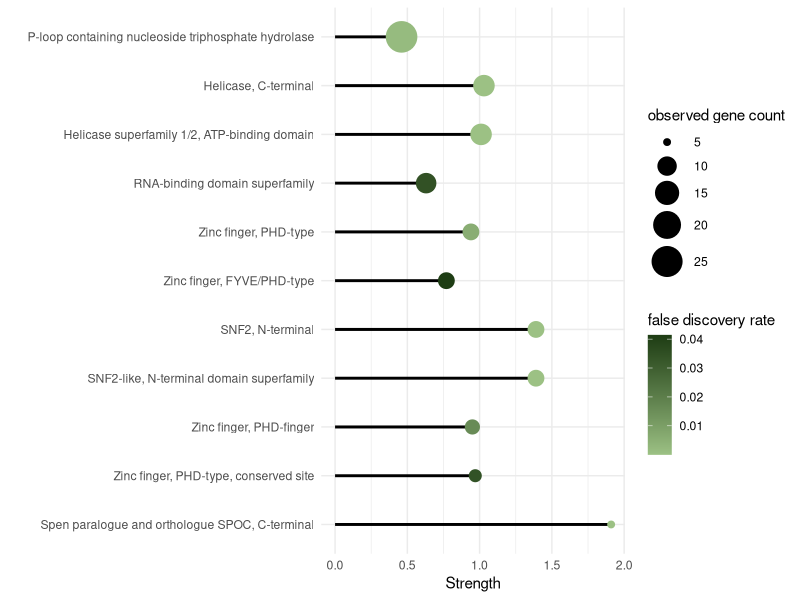
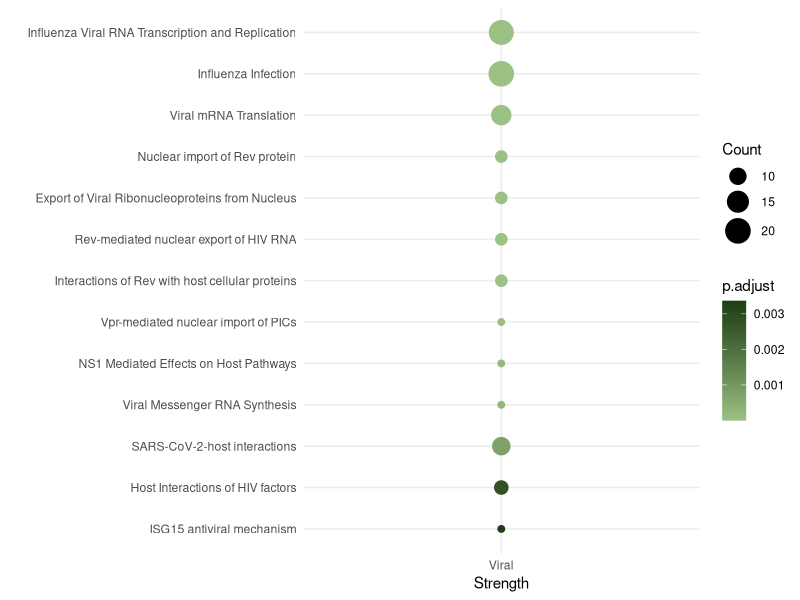
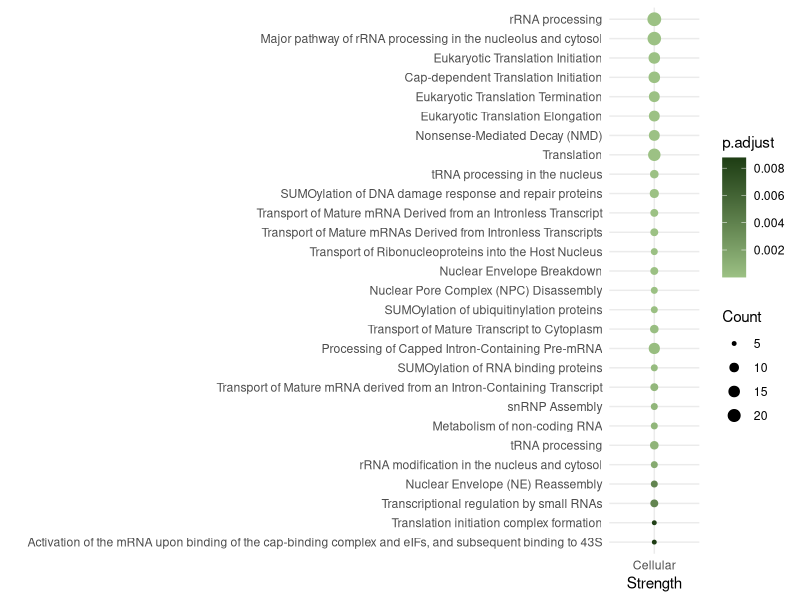
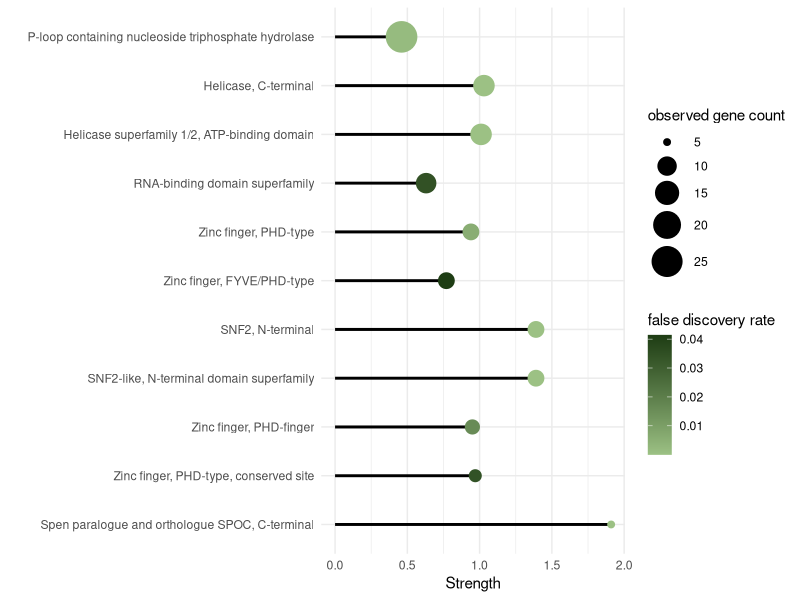
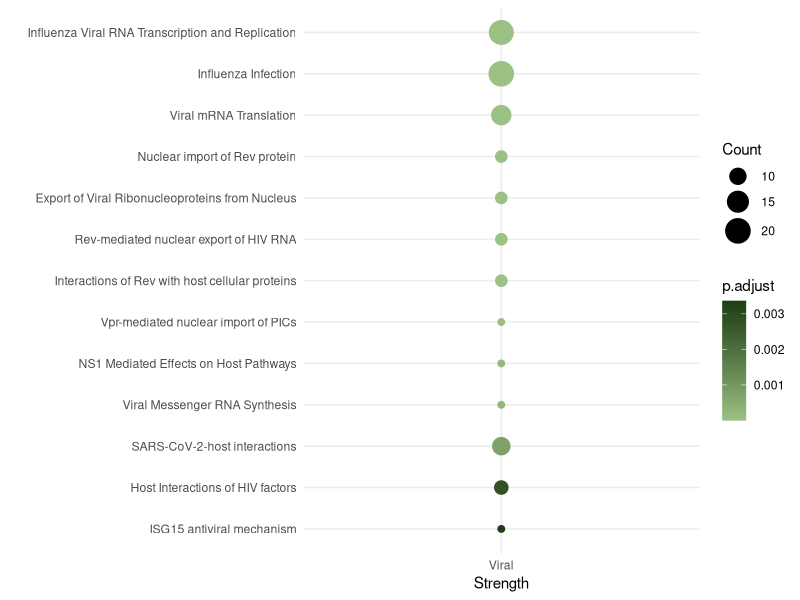
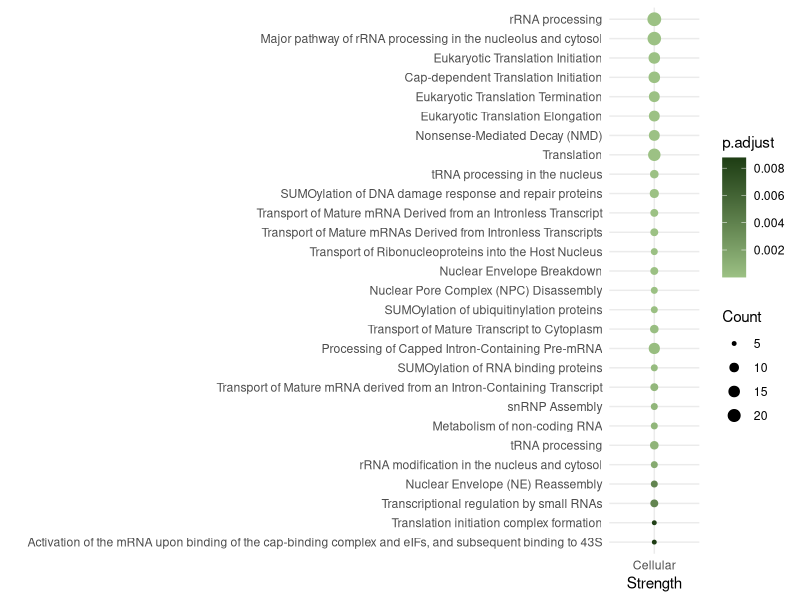

Reproduce these figures in R, in order.
# Load in packages
library(data.table)
library(dplyr)
library(readxl)
library(ggplot2)

# Title: VIRCLASP_Functional_Enrichment_Analyses.R
# Author: Andrea Ascura
# Last Update: 18 November 2025

# Description: Create custom plots using output from various function enrichment analyses (InterPro Features, Reactome)

## InterPro Features Enrchment
# 1 - Load in InterPro enrichment data output from STRING database (https://string-db.org/)
# STRING database was queried using CedV RBPs from VIRCLASP list (log2FC > 0) consisting of 203 proteins
interpro <- fread('./VIRCLASP_Proteomics/reference_datasets/CedV_STRING_InterPro_ProteinDomains.tsv') %>%
  dplyr::arrange(desc(`observed gene count`)) %>%
  dplyr::slice_head(n = 11)

# 2 - Convert FDR column to numeric class
interpro$`false discovery rate` <- as.numeric(as.character(interpro$`false discovery rate`))

# 3 - Plot InterPro enrichment data on a lollipop plot
interpro_plt <- ggplot(interpro, aes(x = reorder(`term description`, `observed gene count`), y = `strength`)) +
  geom_segment(aes(x = reorder(`term description`, `observed gene count`),
                   y = 0, yend = `strength`),
               color = "black", lwd = 1) +
  geom_point(aes(size = `observed gene count`, colour = `false discovery rate`)) +
  scale_size(range = c(2,10)) +
  scale_color_gradient(low = "#9CC184FF", high = "#1E3D14FF") +
  xlab('') +
  ylab("Strength") +
  coord_flip() +
  theme_minimal()
interpro_plt

# 4 - Export plot and specify dimensions
ggsave(
  filename = './VIRCLASP_Proteomics/plot_outputs/CedV_InterPro_Enrichment.pdf',
  plot = interpro_plt,
  width = 7,
  height = 5,
  dpi = 300
)

## Reactome Pathway Enrichment
# 1 - Load in Reactome pathway enrichment data output from STRING database (https://string-db.org/)
reactome <- read_xlsx('./VIRCLASP_Proteomics/reference_datasets/CedV_VIRCLASP_ReactomePA_Summary.xlsx')

# 2 - Convert FDR column to numeric class
reactome$p.adjust <- as.numeric(as.character(reactome$p.adjust))

# 3 - Separate viral- and cellular-related pathways for graphing in separate plots
reactome_viral <- reactome %>% 
  dplyr::filter(Category == 'Viral')
reactome_cellular <- reactome %>% 
  dplyr::filter(Category == 'Cellular')

# 4 - Plot InterPro enrichment data on a lollipop plot for both cellular and viral processes
reactome_plt_viral <- ggplot(reactome_viral, aes(x = reorder(Description, -p.adjust), y = Category)) +
  geom_point(aes(size = Count, colour = p.adjust)) +
  scale_size(range = c(2,8)) +
  scale_color_gradient(low = "#9CC184FF", high = "#1E3D14FF") +
  xlab('') +
  ylab("Strength") +
  coord_flip() +
  theme_minimal()
reactome_plt_viral

reactome_plt_cellular <- ggplot(reactome_cellular, aes(x = reorder(Description, -p.adjust), y = Category)) +
  geom_point(aes(size = Count, colour = p.adjust)) +
  scale_size(range = c(1,4)) +
  scale_color_gradient(low = "#9CC184FF", high = "#1E3D14FF") +
  xlab('') +
  ylab("Strength") +
  coord_flip() +
  theme_minimal()
reactome_plt_cellular

# 5 - Export plots and specify dimensions
ggsave(
  filename = './VIRCLASP_Proteomics/plot_outputs/CedV_Reactome_Viral.pdf',
  plot = reactome_plt_viral,
  width = 6,
  height = 7,
  dpi = 300
)

ggsave(
  filename = './VIRCLASP_Proteomics/plot_outputs/CedV_Reactome_Cellular.pdf',
  plot = reactome_plt_cellular,
  width = 8,
  height = 5,
  dpi = 300
)
